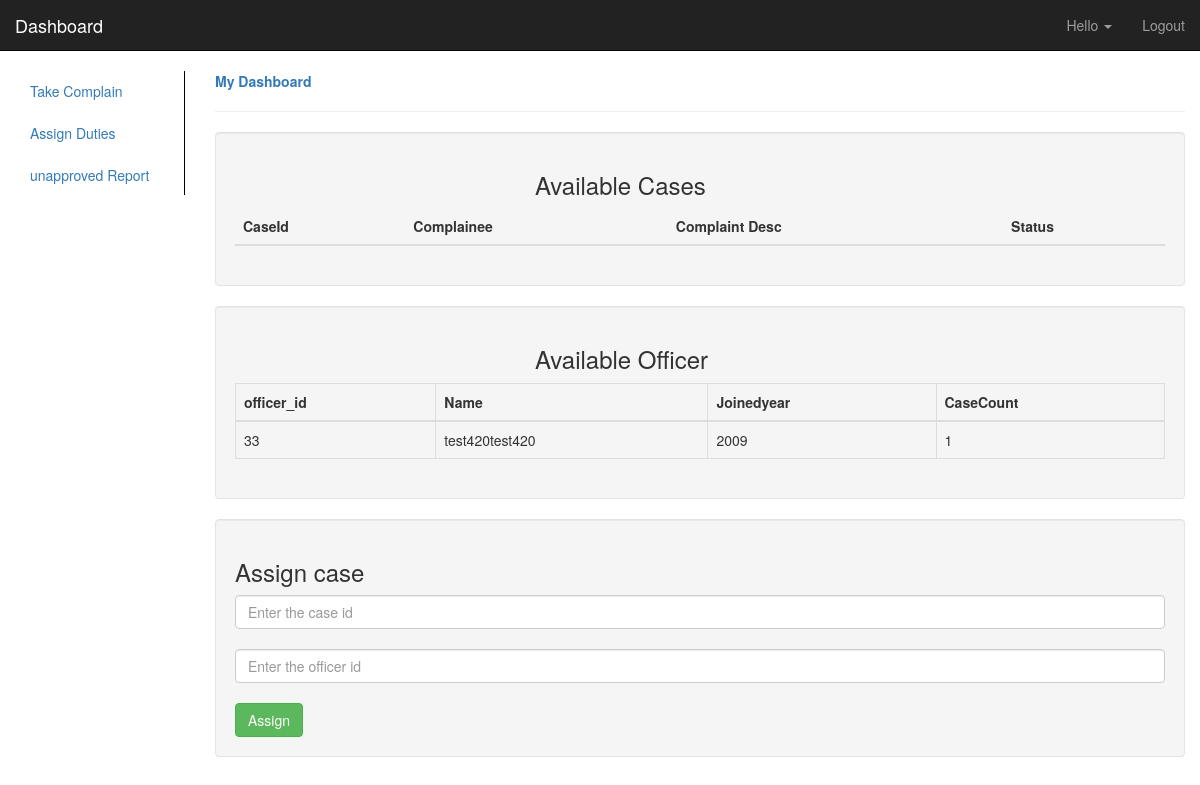
The page /inspector/dutymgmt.php on the database its author committed.
### tables this page shows
CREATE TABLE `officer_profile` (
  `fname` varchar(255) NOT NULL,
  `lname` varchar(255) NOT NULL,
  `pic` blob NOT NULL,
  `position` varchar(255) NOT NULL,
  `joined_year` varchar(255) NOT NULL,
  `Address` varchar(255) NOT NULL,
  `email_address` varchar(244) NOT NULL,
  `id` varchar(20) NOT NULL,
  `currently_assigned_case` varchar(100) DEFAULT NULL,
  `username` varchar(255) DEFAULT NULL,
  `password` varchar(255) NOT NULL
);

### inspector/dutymgmt.php (the view, shortened to what this page needs)
<?php
include 'mysql.php';
$username = $_SESSION['username'];
$sql = "select * from officer_profile where username = '$username'";
$query = mysqli_query($con,$sql);
$result = mysqli_fetch_Array($query);
$fname = $result['fname'];
?>
<!DOCTYPE html>
<html lang="en">
<head>
  <link rel="stylesheet" href="https://maxcdn.bootstrapcdn.com/bootstrap/3.3.7/css/bootstrap.min.css">
</head>
<body>
<div id="top-nav" class="navbar navbar-inverse navbar-static-top">
    <div class="container-fluid">
        <div class="navbar-header">
            <a class="navbar-brand" href="#">Dashboard</a>
        </div>
        <div class="navbar-collapse collapse">
            <ul class="nav navbar-nav navbar-right">
                <li class="dropdown">
                    <a class="dropdown-toggle" role="button" data-toggle="dropdown" href="#"><i class="fa fa-user-circle"></i> Hello <?php echo $fname; ?> <span class="caret"></span></a>
                </li>
                <li><a href="index.php"><i class="fa fa-sign-out"></i> Logout</a></li>
            </ul>
        </div>
    </div>
</div>
<div class="col-lg-2 col-md-2 col-sm-3 col-xs-12">
    <ul class="nav nav-pills nav-stacked" style="border-right:1px solid black">
        <li><a href="verif.php"><i class="fa fa-tags"></i>Take Complain</a></li>
        <li><a href="dutymgmt.php"><i class="fa fa-tags"></i>Assign Duties</a></li>
        <li><a href="un_rep.php"><i class="fa fa-lock"></i> unapproved Report</a></li>
    </ul>
</div>
<div class="col-lg-10 col-md-10 col-sm-9 col-xs-12">
    <a href="#"><strong><span class="fa fa-dashboard"></span> My Dashboard</strong></a>
    <hr>
    <div class = "well">
<h3 style = "margin-left:300px;">Available Cases</h3>
<table class = "table table-hover">
<thead>
<tr>
<th>CaseId</th>
<th>Complainee</th>
<th>Complaint Desc</th>
<th>Status</th>
</tr>
</thead>
<?php
include 'mysql.php';
?>
</table>
</div>
<div class = "well">
<h3 style = "margin-left:300px;">Available Officer</h3>
<?php
$sql = "select * from officer_profile where  position = 'sub-inspector'";
$query = mysqli_query($con,$sql);
$count = mysqli_num_rows($query);
if($count==0){
  echo "<h3 class = 'text-center'> No officer available </h3>";
}
else{
  while($result=mysqli_fetch_array($query)){
      $id = $result['id'] ;
      $sql52 = "select * from case_details where officer_id = '$id' and (investigation_status = 'phase-1' or investigation_status = 'phase-2')";
      $query52 = mysqli_query($con,$sql52);
      $case_count = mysqli_num_rows($query52);
      $fname = $result['fname'];
      $lname = $result['lname'];
      $name = $fname.$lname;
      $year = $result['joined_year'];
    ?>
    <table class = 'table table-bordered'>
    <thead>
    <tr>
    <th>officer_id</th>
    <th>Name</th>
    <th>Joinedyear</th>
    <th>CaseCount</th>
    </tr>
    </thead>
  <td> <?php echo $id; ?></td>
<td><?php  echo $name; ?></td>
<td> <?php echo $year; ?></td>
<td><?php echo $case_count; ?></td>
<?php
}
}
 ?>
</table>
</div>
<div class = "well">
<h3>Assign case</h3>
<form action="" method = "post">
<input type="text" name = "caseid" class = "form-control" placeholder = "Enter the case id" value = "<?php echo isset($_POST['caseid'])?$_POST['caseid']:'' ?>" required><br>
<input type="text" name = "policeid" class = "form-control" Placeholder = "Enter the officer id" value = "<?php echo isset($_POST['policeid'])?$_POST['policeid']:''?>" required><br>
<input type = "submit" name = "submit" class = "btn btn-success" value = "Assign">
</form>
</div>
</div>
</body>
</html>

### rows shown on the page
officer_profile: id "33", name "test420test420", joined_year "2009", case_count "1"
